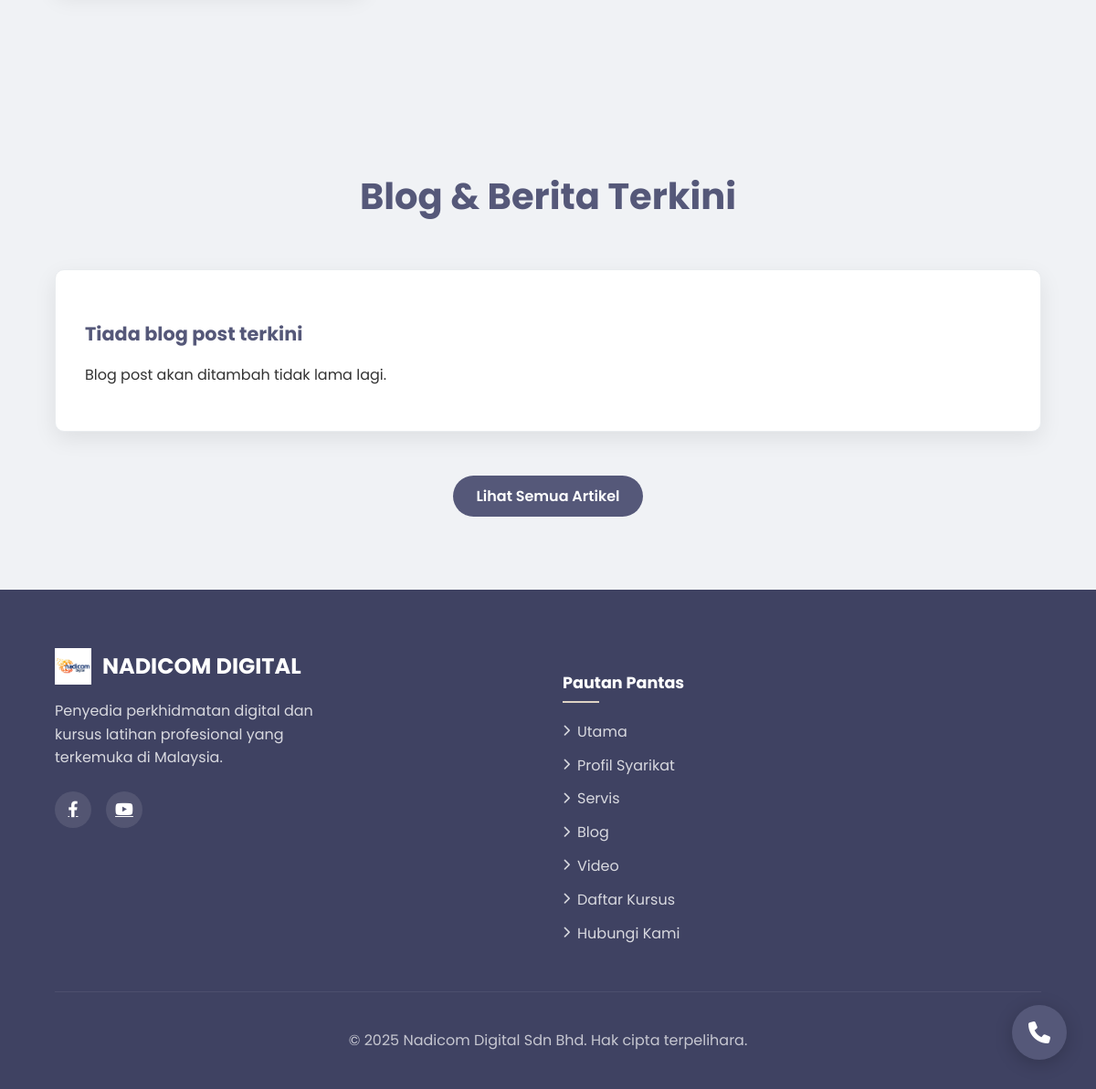
Page /nadicomdigital/ (lower part) on the earlier database version.
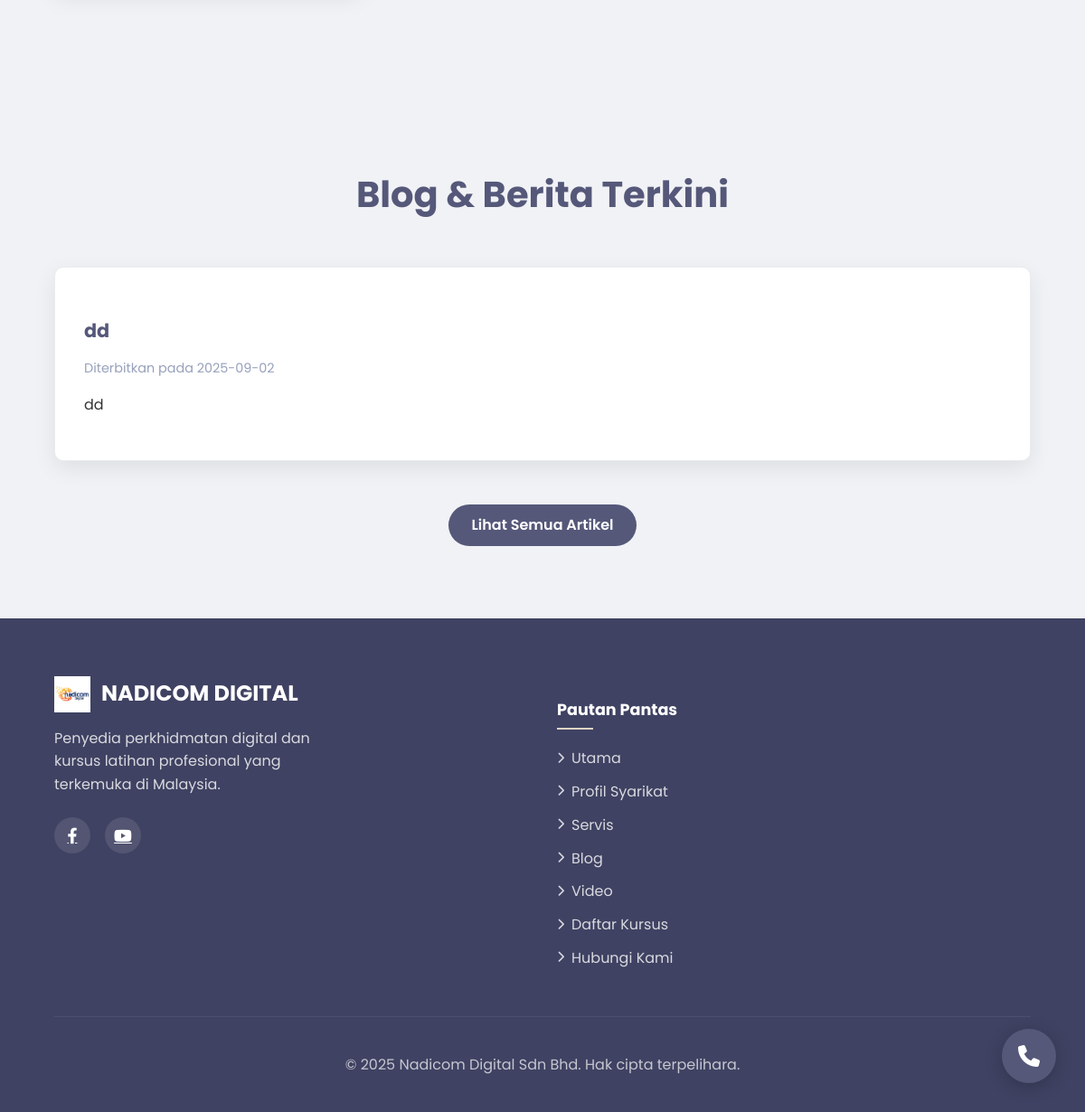
Same page on the later database version.
### nadicomdigital/models.py (models this page shows, shortened)
class BlogPost(models.Model):
    title = models.CharField(max_length=200, verbose_name="Tajuk Blog")
    slug = models.SlugField(unique=True)
    content = models.TextField(verbose_name="Kandungan")
    excerpt = models.TextField(max_length=300, blank=True, verbose_name="Ringkasan")
    featured_image = models.ImageField(
        upload_to='blog/%Y/%m/',
        verbose_name="Gambar Utama",
        blank=True,        # Boleh kosong dalam form
        null=True          # Boleh NULL dalam database
    )
    author = models.CharField(max_length=100, default="Admin Nadicom")
    categories = models.ManyToManyField(BlogCategory, blank=True)
    created_date = models.DateTimeField(auto_now_add=True)
    published_date = models.DateTimeField(blank=True, null=True)
    is_published = models.BooleanField(default=False)
    views = models.PositiveIntegerField(default=0, verbose_name='Jumlah Paparan')
    class Meta:
        verbose_name = "Post Blog"
        verbose_name_plural = "Post Blog"
        ordering = ['-published_date']

### nadicomdigital/views.py (the view)
# urls.py: path('', views.homepage, name='home'),
def homepage(request):
    blog_posts = BlogPost.objects.filter(is_published=True).order_by('-published_date')[:3]
    return render(request, 'homepage.html', {'blog_posts': blog_posts})

### nadicomdigital/templates/homepage.html (shortened to what this page needs)
{% load static %}
<!DOCTYPE html>
<html lang="ms">
<head>
    <link rel="stylesheet" href="https://cdnjs.cloudflare.com/ajax/libs/font-awesome/6.4.0/css/all.min.css">
</head>
<body>
    <section id="services" class="services">
    </section>
    <section id="blog" class="blog">
        <div class="container">
            <h2>Blog & Berita Terkini</h2>
            <div class="blog-grid">
                {% if blog_posts %}
                    {% with post=blog_posts.0 %}
                    <a href="{% url 'blog_detail' post.slug %}" class="blog-card">
                        <h3>{{ post.title }}</h3>
                        <p class="blog-meta">Diterbitkan pada {{ post.published_date|date:"Y-m-d" }}</p>
                        <p>{{ post.excerpt|default:post.content|truncatewords:20 }}</p>
                    </a>
                    {% endwith %}
                {% else %}
                    <div class="blog-card">
                        <h3>Tiada blog post terkini</h3>
                        <p>Blog post akan ditambah tidak lama lagi.</p>
                    </div>
                {% endif %}
            </div>
            <div class="blog-button-container">
                <a href="{% url 'blog_list' %}" class="blog-button">Lihat Semua Artikel</a>
            </div>
        </div>
    </section>
    <a href="{% url 'contactus' %}" class="floating-contact">
        <i class="fas fa-phone"></i>
    </a>
    <footer>
        <div class="container">
            <div class="footer-content">
                <div class="footer-about">
                    <div class="footer-logo">
                        <img src="{% static 'logo1.jpg' %}" alt="Nadicom Logo" class="footer-logo-img">
                        <span class="footer-logo-text">NADICOM DIGITAL</span>
                    </div>
                    <p>Penyedia perkhidmatan digital dan kursus latihan profesional yang terkemuka di Malaysia.</p>
                    <div class="social-links">
                        <a href="https://www.facebook.com/share/1CDyjGVRJw/?mibextid=wwXIfr"><i class="fab fa-facebook-f"></i></a>
                        <a href="https://youtube.com/@nadicomtechnologycentre6099?si=_SqGyCbm-ni8Tq1o"><i class="fab fa-youtube"></i></a>
                    </div>
                </div>
                <div class="footer-links">
                    <h4>Pautan Pantas</h4>
                    <ul>
                        <li><a href="{% url 'homepage' %}"><i class="fas fa-chevron-right"></i> Utama</a></li>
                        <li><a href="{% url 'profile' %}"><i class="fas fa-chevron-right"></i> Profil Syarikat</a></li>
                        <li><a href="{% url 'service_list' %}"><i class="fas fa-chevron-right"></i> Servis</a></li>
                        <li><a href="{% url 'blog_list' %}"><i class="fas fa-chevron-right"></i> Blog</a></li>
                        <li><a href="{% url 'video_list' %}"><i class="fas fa-chevron-right"></i> Video</a></li>
                        <li><a href="{% url 'daftar_kursus' %}"><i class="fas fa-chevron-right"></i> Daftar Kursus</a></li>
                        <li><a href="{% url 'contactus' %}"><i class="fas fa-chevron-right"></i> Hubungi Kami</a></li>
                    </ul>
                </div>
            </div>
            <div class="copyright">
                <p>&copy; 2025 Nadicom Digital Sdn Bhd. Hak cipta terpelihara.</p>
            </div>
        </div>
    </footer>
</body>
</html>

Differences in the rows shown:
added BlogPost: title "dd", published_date "2025-09-02", excerpt "dd"
Other differences:
text no longer shown: "Tiada blog post terkini Blog post akan ditambah tidak lama lagi."
text now shown: "Diterbitkan pada"
